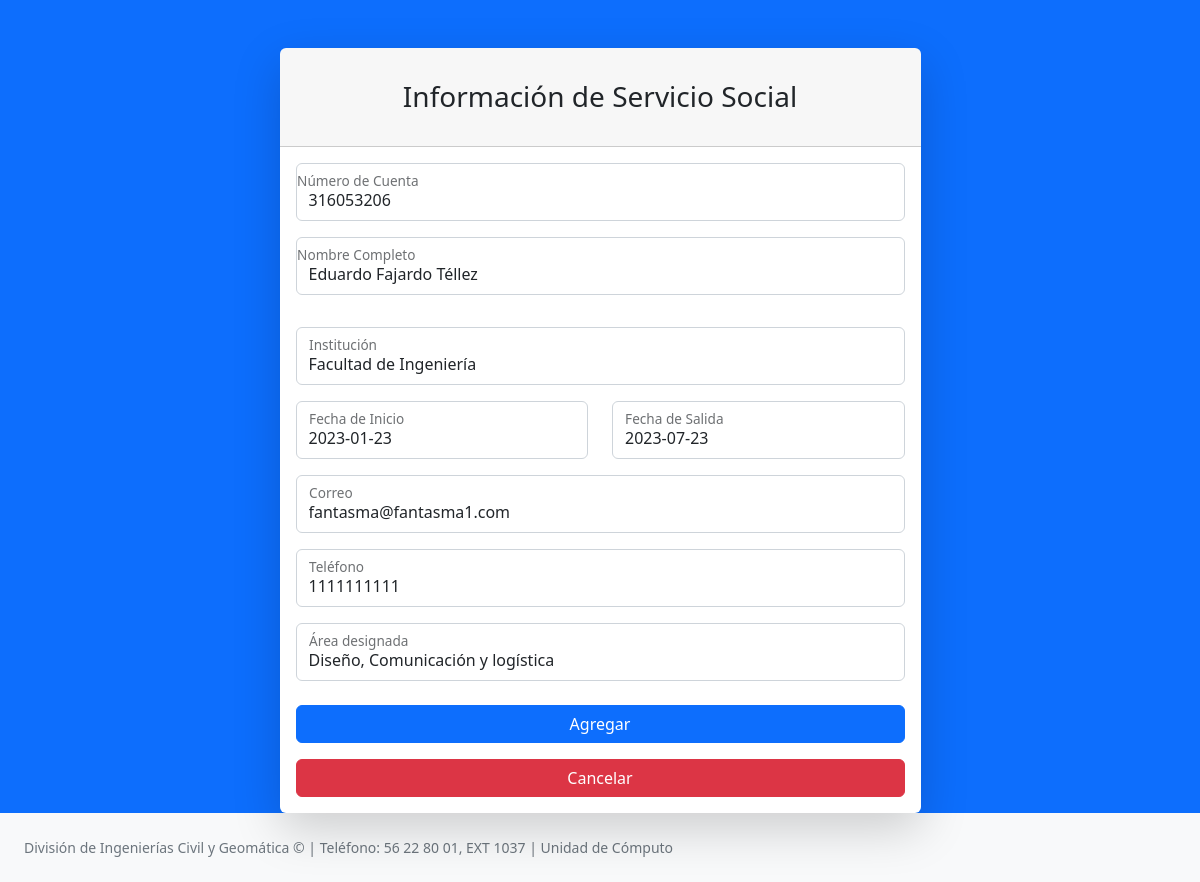
Screenshot of /SistemaAsistencias/ModificarSS.php?nCuenta=316053206 with the database file from the repository.
### tables this page shows
CREATE TABLE `serviciosocial` (
  `nCuenta` varchar(9) NOT NULL,
  `nombreSS` varchar(80) NOT NULL,
  `institucion` varchar(40) NOT NULL,
  `fInicioSS` date NOT NULL,
  `fFinSS` date NOT NULL,
  `correoSS` varchar(40) NOT NULL,
  `telefonoSS` varchar(10) NOT NULL,
  `huella` blob DEFAULT NULL,
  `idArea` int(11) DEFAULT NULL
);

### SistemaAsistencias/ModificarSS.php (the view, shortened to what this page needs)
<?php
$nCuenta = isset($_GET['nCuenta']) ? $_GET['nCuenta'] : '';
$servername = "localhost";
$username = "root";
$password = "";
$dbname = "sistema";
$conn = new mysqli($servername, $username, $password, $dbname);
$sql = "SELECT * FROM ServicioSocial WHERE nCuenta = '$nCuenta'";
$result = $conn->query($sql);
if ($result->num_rows > 0) {
    $row = $result->fetch_assoc();
    $nombreSS = $row['nombreSS'];
    $institucion = $row['institucion'];
    $fechaInicio = $row['fInicioSS'];
    $fechaSalida = $row['fFinSS'];
    $correo = $row['correoSS'];
    $telefono = $row['telefonoSS'];
    $areaDesignada = $row['idArea'];
} else {
    echo "No se encontró el registro con el número de cuenta: $nCuenta";
}
?>
<!DOCTYPE html>
<html lang="es">
<head>
    <link href="css/styles.css" rel="stylesheet" />
    <link rel="stylesheet" href="https://cdn.jsdelivr.net/npm/pikaday/css/pikaday.css">
</head>
<body class="bg-primary">
    <div id="layoutAuthentication">
        <div id="layoutAuthentication_content">
            <main>
                <div class="container">
                    <div class="row justify-content-center">
                        <div class="col-lg-7">
                            <div class="card shadow-lg border-0 rounded-lg mt-5">
                                <div class="card-header"><h3 class="text-center font-weight-light my-4">Información de Servicio Social</h3></div>
                                <div class="card-body">
                                    <form method="POST" action="">
                                        <div class="row mb-3">
                                        <div class="form-floating mb-3">
                                            <input class="form-control" id="inputNumber" type="text" name="nCuenta" placeholder="Número de Cuenta" value="<?php echo $nCuenta; ?>"/>
                                            <label for="inputNumber">Número de Cuenta</label>
                                        </div>
                                        <div class="form-floating mb-3">
                                            <input class="form-control" id="inputName" type="text" name="nombreCompleto" placeholder="Nombre completo" value="<?php echo $nombreSS; ?>"/>
                                            <label for="inputName" class="form-label">Nombre Completo</label>
                                        </div>
                                        </div>
                                            <div class="form-floating mb-3">
                                                <input class="form-control" id="inputSchool" type="text" name="institucion" placeholder="Escuela procedencia" value="<?php echo $institucion; ?>"/>
                                                <label for="inputLastName">Institución</label>
                                            </div>
                                            <div class="row">
                                                <div class="col">
                                                <div class="form-floating mb-3 input-date-container">
                                                    <input class="form-control input-date" id="input_from" type="text" name="fechaInicio" placeholder="Fecha de inicio" value="<?php echo $fechaInicio; ?>"/>
                                                    <label for="input_from">Fecha de Inicio</label>
                                                </div>
                                                </div>
                                                <div class="col">
                                                <div class="form-floating mb-3 input-date-container">
                                                    <input class="form-control input-date" id="input_to" type="text" name="fechaSalida" placeholder="Fecha de salida" value="<?php echo $fechaSalida; ?>"/>
                                                    <label for="input_to">Fecha de Salida</label>
                                                </div>
                                                </div>
                                            </div>
                                            <div class="form-floating mb-3">
                                                <input class="form-control" id="inputEmail" type="email" name="correo" placeholder="Correo electronico" value="<?php echo $correo; ?>"/>
                                                <label for="inputEmail">Correo</label>
                                            </div>
                                            <div class="form-floating mb-3">
                                                <input class="form-control" id="inputTelephone" type="text" name="telefono" placeholder="telefono" value="<?php echo $telefono; ?>"/>
                                                <label for="inputEmail">Teléfono</label>
                                            </div>
                                            <div class="form-floating mb-3">
                                            <select class="form-control" id="exampleFormControlSelect1" name="areaDesignada">
                                                <?php
                                                $servername = "localhost";
                                                $username = "root";
                                                $password = "";
                                                $dbname = "sistema";
                                                $conn = new mysqli($servername, $username, $password, $dbname);
                                                $sql = "SELECT idArea, nombreArea FROM Area";
                                                $result = $conn->query($sql);
                                                if ($result->num_rows > 0) {
                                                    while ($row = $result->fetch_assoc()) {
                                                        if ($row['idArea'] == $areaDesignada) {
                                                            echo '<option value="' . $row['idArea'] . '" selected="selected">' . $row['nombreArea'] . '</option>';
                                                        } else {
                                                            echo '<option value="' . $row['idArea'] . '">' . $row['nombreArea'] . '</option>';
                                                        }
                                                    }
                                                } else {
                                                    echo '<option value="">No hay áreas disponibles</option>';
                                                }
                                                ?>
                                            </select>
                                            <label for="exampleFormControlSelect1">Área designada</label>
                                        </div>
                                        <div class="mt-4 mb-0">
                                            <div class="d-grid">
                                                <button type="submit" class="btn btn-primary btn-block" name="submit">Agregar</button>
                                                <button type="button" class="btn btn-danger btn-block mt-3" name="cancel" onclick="window.location.href='Servicio-Social.php'">Cancelar</button>
                                            </div>
                                        </div>
                                    </div>
                                </div>
                            </div>
                        </div>
                    </div>
                </div>
        </div>
        <div id="layoutAuthentication_footer">
            <footer class="py-4 bg-light mt-auto">
                <div class="container-fluid px-4">
                    <div class="d-flex align-items-center justify-content-between small">
                        <div class="text-muted">División de Ingenierías Civil y Geomática &copy; | Teléfono: 56 22 80 01, EXT 1037  | Unidad de Cómputo </div>
                    </div>
                </div>
            </footer>
        </div>
</body>
</html>

### rows the page displays
serviciosocial: nombreCompleto "Eduardo Fajardo Téllez", institucion "Facultad de Ingeniería", fechaInicio "2023-01-23", fechaSalida "2023-07-23", correo "fantasma@fantasma1.com", telefono "1111111111"

### other values shown
form field areaDesignada "Diseño, Comunicación y logística"
